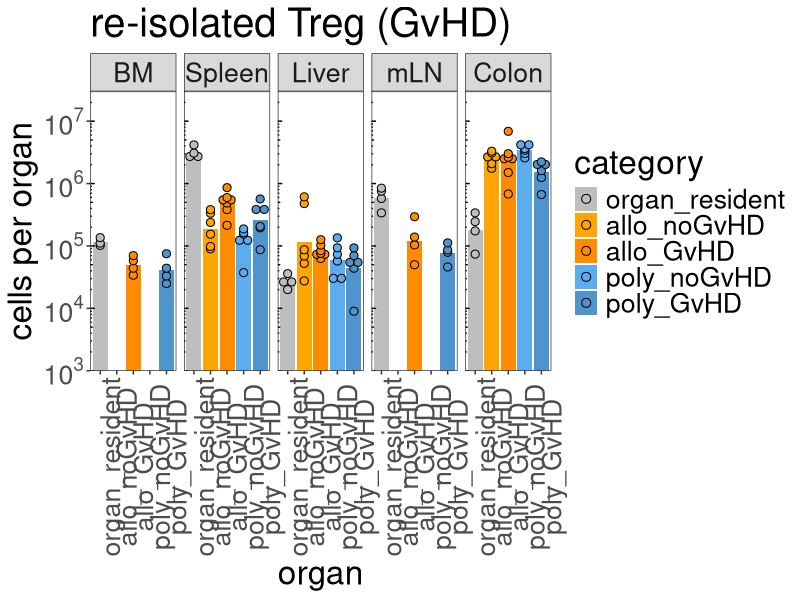
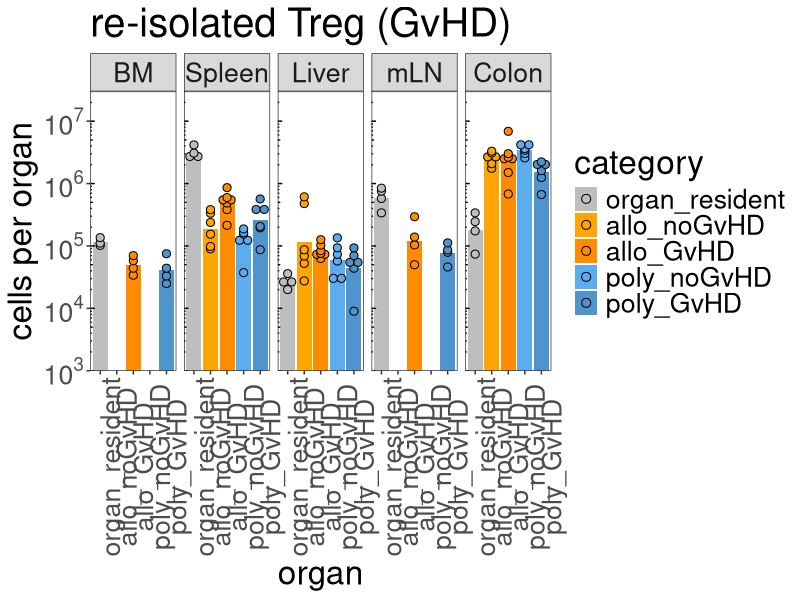

Recreate these plots in R, in order. (Note: this script raises an error after producing the figures.)
## ---- chunk 1
knitr::opts_chunk$set(echo = TRUE)
knitr::opts_knit$set(root.dir = normalizePath(".."))
knitr::write_bib(.packages(), "packages.bib")
## ---- chunk 2
library(ggplot2)
library(scales)
library(car)
## ---- chunk 3
Treg.data <- read.delim("./data/TregDistribution.txt", header=TRUE)
Treg.data$organ <- factor(Treg.data$organ,levels = c("BM","Spleen","Liver","mLN","Colon"))
Treg.data$category <- factor(Treg.data$category,levels = c("organ_resident","allo_noGvHD","allo_GvHD","poly_noGvHD","poly_GvHD"))
## ---- chunk 4
p <- ggplot(Treg.data, aes(x=category, y=count, fill=category)) + coord_cartesian(ylim = c(1000,30000000))
p <- p + stat_summary(fun = mean, geom = "bar",  position=position_dodge(.9))
p <- p + geom_dotplot(binaxis='y', stackdir='center',  position=position_dodge(.9), dotsize=6.5, stackratio = 1, binwidth=.02) 
p <- p + stat_summary(fun.data=mean_sdl, fun.args = list(mult=1), geom="errorbar", color="black", size=0.5, width = 0.6, position=position_dodge(.9))
p <- p + scale_y_log10(breaks = c(1000,10000,100000,1000000,10000000),labels = trans_format("log10", math_format(10^.x)),expand = c(0, 0)) 
p <- p + theme_bw() + theme(panel.grid.major = element_blank(), panel.grid.minor = element_blank(), axis.text.x = element_text(angle = 90), text = element_text(size = 24))
p <- p + scale_fill_manual(values = c("gray","orange","darkorange","steelblue2","steelblue3"))
p <- p + annotation_logticks(sides="l", short = unit(.25,"mm"), mid = unit(.5,"mm"),   long = unit(1,"mm"))  
p <- p + labs(title="re-isolated Treg (GvHD)",x="organ", y = "cells per organ")
p <- p + facet_wrap(~organ, nrow=1)
p
pdf("./figures/TregOrganDist.pdf", height=5.5, width=9)
p
dev.off()
## ---- chunk 5
Treg.data$category <- factor(Treg.data$category,levels = c("organ_resident","allo_noGvHD","poly_noGvHD","allo_GvHD","poly_GvHD"))
Treg.dataLiver <- Treg.data[ which(Treg.data$organ=='Liver' & (Treg.data$type=='GvHD' | Treg.data$type=='noGvHD')), ]
Treg.dataColon <- Treg.data[ which(Treg.data$organ=='Colon' & (Treg.data$type=='GvHD' | Treg.data$type=='noGvHD')), ]
Treg.dataSpleen <- Treg.data[ which(Treg.data$organ=='Spleen' & (Treg.data$type=='GvHD' | Treg.data$type=='noGvHD')), ]
## ---- chunk 6
leveneTest(count~category, data=Treg.dataLiver, center=mean)  # variance is significantly different 
shapiro.test(Treg.dataLiver$count[1:6]) 						 # significantly different
shapiro.test(Treg.dataLiver$count[7:12])						 # n.s.
shapiro.test(Treg.dataLiver$count[13:18])                      # n.s.

Treg.liver.res.aov <- aov(count~category, data=Treg.dataLiver)
summary (Treg.liver.res.aov)
## ---- chunk 7
Treg.dataLiverRed <- Treg.dataLiver[c(1:4,7:10,13:16),]
leveneTest(count~category, data=Treg.dataLiverRed, center=mean)  # n.s 
shapiro.test(Treg.dataLiver$count[1:4]) 						 # n.s
shapiro.test(Treg.dataLiver$count[7:10])						 # n.s.
shapiro.test(Treg.dataLiver$count[13:16])                      # n.s.

Treg.liver.red.res.aov <- aov(count~category, data=Treg.dataLiverRed)
summary (Treg.liver.red.res.aov)
## ---- chunk 8
leveneTest(count~category, data=Treg.dataSpleen, center=mean)  # n.s.
shapiro.test(Treg.dataSpleen$count[1:6]) 						 # n.s.
shapiro.test(Treg.dataSpleen$count[7:12])						 # n.s.
shapiro.test(Treg.dataSpleen$count[13:19])                      # n.s.
shapiro.test(Treg.dataSpleen$count[20:25])                      # n.s.

Treg.spleen.res.aov <- aov(count~category, data=Treg.dataSpleen)
summary (Treg.spleen.res.aov)
## ---- chunk 9
TukeyHSD(Treg.spleen.res.aov)
## ---- chunk 10
leveneTest(count~category, data=Treg.dataColon, center=mean)  # n.s.
shapiro.test(Treg.dataColon$count[1:6]) 						 # n.s.
shapiro.test(Treg.dataColon$count[7:12])						 # n.s.
shapiro.test(Treg.dataColon$count[13:19])                      # n.s.
shapiro.test(Treg.dataColon$count[20:25])                      # n.s.

Treg.colon.res.aov <- aov(count~category, data=Treg.dataColon)
summary (Treg.colon.res.aov)
## ---- chunk 11
sessionInfo(package = NULL)
writeLines(capture.output(sessionInfo(package = NULL)), "./Rscripts/Figure2d_Treg7dafterBMT_inVivoDistribution_SessionInfo.txt")
